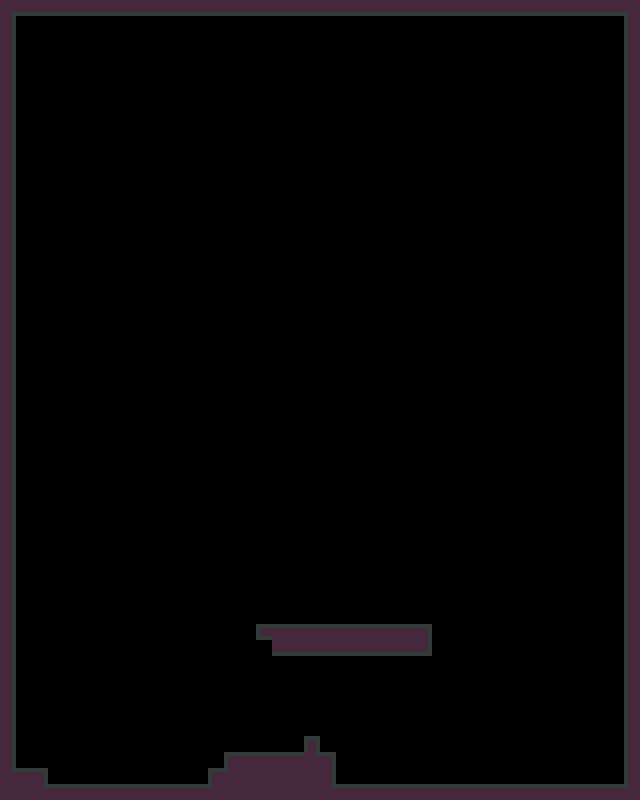

Rendered tile map (Tiled .tmx) drawn with the repository's tilesets; below, a short description and the full map source, tile grids included:
An orthogonal 40x50 tile map with 16x16 px tiles, 1 tile layer (collision).

<map version="1.0" tiledversion="1.1.6" orientation="orthogonal" renderorder="right-down" width="40" height="50" tilewidth="16" tileheight="16" infinite="0" nextobjectid="1">
 <tileset firstgid="1" source="../../assets/tilesets/tileset_001.tsx" />
 <layer name="collision" width="40" height="50">
  <data encoding="csv">
4,18,18,18,18,18,18,18,18,18,18,18,18,18,18,18,18,18,18,18,18,18,18,18,18,18,18,18,18,18,18,18,18,18,18,18,18,18,18,5,
11,0,0,0,0,0,0,0,0,0,0,0,0,0,0,0,0,0,0,0,0,0,0,0,0,0,0,0,0,0,0,0,0,0,0,0,0,0,0,9,
11,0,0,0,0,0,0,0,0,0,0,0,0,0,0,0,0,0,0,0,0,0,0,0,0,0,0,0,0,0,0,0,0,0,0,0,0,0,0,9,
11,0,0,0,0,0,0,0,0,0,0,0,0,0,0,0,0,0,0,0,0,0,0,0,0,0,0,0,0,0,0,0,0,0,0,0,0,0,0,9,
11,0,0,0,0,0,0,0,0,0,0,0,0,0,0,0,0,0,0,0,0,0,0,0,0,0,0,0,0,0,0,0,0,0,0,0,0,0,0,9,
11,0,0,0,0,0,0,0,0,0,0,0,0,0,0,0,0,0,0,0,0,0,0,0,0,0,0,0,0,0,0,0,0,0,0,0,0,0,0,9,
11,0,0,0,0,0,0,0,0,0,0,0,0,0,0,0,0,0,0,0,0,0,0,0,0,0,0,0,0,0,0,0,0,0,0,0,0,0,0,9,
11,0,0,0,0,0,0,0,0,0,0,0,0,0,0,0,0,0,0,0,0,0,0,0,0,0,0,0,0,0,0,0,0,0,0,0,0,0,0,9,
11,0,0,0,0,0,0,0,0,0,0,0,0,0,0,0,0,0,0,0,0,0,0,0,0,0,0,0,0,0,0,0,0,0,0,0,0,0,0,9,
11,0,0,0,0,0,0,0,0,0,0,0,0,0,0,0,0,0,0,0,0,0,0,0,0,0,0,0,0,0,0,0,0,0,0,0,0,0,0,9,
11,0,0,0,0,0,0,0,0,0,0,0,0,0,0,0,0,0,0,0,0,0,0,0,0,0,0,0,0,0,0,0,0,0,0,0,0,0,0,9,
11,0,0,0,0,0,0,0,0,0,0,0,0,0,0,0,0,0,0,0,0,0,0,0,0,0,0,0,0,0,0,0,0,0,0,0,0,0,0,9,
11,0,0,0,0,0,0,0,0,0,0,0,0,0,0,0,0,0,0,0,0,0,0,0,0,0,0,0,0,0,0,0,0,0,0,0,0,0,0,9,
11,0,0,0,0,0,0,0,0,0,0,0,0,0,0,0,0,0,0,0,0,0,0,0,0,0,0,0,0,0,0,0,0,0,0,0,0,0,0,9,
11,0,0,0,0,0,0,0,0,0,0,0,0,0,0,0,0,0,0,0,0,0,0,0,0,0,0,0,0,0,0,0,0,0,0,0,0,0,0,9,
11,0,0,0,0,0,0,0,0,0,0,0,0,0,0,0,0,0,0,0,0,0,0,0,0,0,0,0,0,0,0,0,0,0,0,0,0,0,0,9,
11,0,0,0,0,0,0,0,0,0,0,0,0,0,0,0,0,0,0,0,0,0,0,0,0,0,0,0,0,0,0,0,0,0,0,0,0,0,0,9,
11,0,0,0,0,0,0,0,0,0,0,0,0,0,0,0,0,0,0,0,0,0,0,0,0,0,0,0,0,0,0,0,0,0,0,0,0,0,0,9,
11,0,0,0,0,0,0,0,0,0,0,0,0,0,0,0,0,0,0,0,0,0,0,0,0,0,0,0,0,0,0,0,0,0,0,0,0,0,0,9,
11,0,0,0,0,0,0,0,0,0,0,0,0,0,0,0,0,0,0,0,0,0,0,0,0,0,0,0,0,0,0,0,0,0,0,0,0,0,0,9,
11,0,0,0,0,0,0,0,0,0,0,0,0,0,0,0,0,0,0,0,0,0,0,0,0,0,0,0,0,0,0,0,0,0,0,0,0,0,0,9,
11,0,0,0,0,0,0,0,0,0,0,0,0,0,0,0,0,0,0,0,0,0,0,0,0,0,0,0,0,0,0,0,0,0,0,0,0,0,0,9,
11,0,0,0,0,0,0,0,0,0,0,0,0,0,0,0,0,0,0,0,0,0,0,0,0,0,0,0,0,0,0,0,0,0,0,0,0,0,0,9,
11,0,0,0,0,0,0,0,0,0,0,0,0,0,0,0,0,0,0,0,0,0,0,0,0,0,0,0,0,0,0,0,0,0,0,0,0,0,0,9,
11,0,0,0,0,0,0,0,0,0,0,0,0,0,0,0,0,0,0,0,0,0,0,0,0,0,0,0,0,0,0,0,0,0,0,0,0,0,0,9,
11,0,0,0,0,0,0,0,0,0,0,0,0,0,0,0,0,0,0,0,0,0,0,0,0,0,0,0,0,0,0,0,0,0,0,0,0,0,0,9,
11,0,0,0,0,0,0,0,0,0,0,0,0,0,0,0,0,0,0,0,0,0,0,0,0,0,0,0,0,0,0,0,0,0,0,0,0,0,0,9,
11,0,0,0,0,0,0,0,0,0,0,0,0,0,0,0,0,0,0,0,0,0,0,0,0,0,0,0,0,0,0,0,0,0,0,0,0,0,0,9,
11,0,0,0,0,0,0,0,0,0,0,0,0,0,0,0,0,0,0,0,0,0,0,0,0,0,0,0,0,0,0,0,0,0,0,0,0,0,0,9,
11,0,0,0,0,0,0,0,0,0,0,0,0,0,0,0,0,0,0,0,0,0,0,0,0,0,0,0,0,0,0,0,0,0,0,0,0,0,0,9,
11,0,0,0,0,0,0,0,0,0,0,0,0,0,0,0,0,0,0,0,0,0,0,0,0,0,0,0,0,0,0,0,0,0,0,0,0,0,0,9,
11,0,0,0,0,0,0,0,0,0,0,0,0,0,0,0,0,0,0,0,0,0,0,0,0,0,0,0,0,0,0,0,0,0,0,0,0,0,0,9,
11,0,0,0,0,0,0,0,0,0,0,0,0,0,0,0,0,0,0,0,0,0,0,0,0,0,0,0,0,0,0,0,0,0,0,0,0,0,0,9,
11,0,0,0,0,0,0,0,0,0,0,0,0,0,0,0,0,0,0,0,0,0,0,0,0,0,0,0,0,0,0,0,0,0,0,0,0,0,0,9,
11,0,0,0,0,0,0,0,0,0,0,0,0,0,0,0,0,0,0,0,0,0,0,0,0,0,0,0,0,0,0,0,0,0,0,0,0,0,0,9,
11,0,0,0,0,0,0,0,0,0,0,0,0,0,0,0,0,0,0,0,0,0,0,0,0,0,0,0,0,0,0,0,0,0,0,0,0,0,0,9,
11,0,0,0,0,0,0,0,0,0,0,0,0,0,0,0,0,0,0,0,0,0,0,0,0,0,0,0,0,0,0,0,0,0,0,0,0,0,0,9,
11,0,0,0,0,0,0,0,0,0,0,0,0,0,0,0,0,0,0,0,0,0,0,0,0,0,0,0,0,0,0,0,0,0,0,0,0,0,0,9,
11,0,0,0,0,0,0,0,0,0,0,0,0,0,0,0,0,0,0,0,0,0,0,0,0,0,0,0,0,0,0,0,0,0,0,0,0,0,0,9,
11,0,0,0,0,0,0,0,0,0,0,0,0,0,0,0,14,2,2,2,2,2,2,2,2,2,3,0,0,0,0,0,0,0,0,0,0,0,0,9,
11,0,0,0,0,0,0,0,0,0,0,0,0,0,0,0,0,18,18,18,18,18,18,18,18,18,19,0,0,0,0,0,0,0,0,0,0,0,0,9,
11,0,0,0,0,0,0,0,0,0,0,0,0,0,0,0,0,0,0,0,0,0,0,0,0,0,0,0,0,0,0,0,0,0,0,0,0,0,0,9,
11,0,0,0,0,0,0,0,0,0,0,0,0,0,0,0,0,0,0,0,0,0,0,0,0,0,0,0,0,0,0,0,0,0,0,0,0,0,0,9,
11,0,0,0,0,0,0,0,0,0,0,0,0,0,0,0,0,0,0,0,0,0,0,0,0,0,0,0,0,0,0,0,0,0,0,0,0,0,0,9,
11,0,0,0,0,0,0,0,0,0,0,0,0,0,0,0,0,0,0,0,0,0,0,0,0,0,0,0,0,0,0,0,0,0,0,0,0,0,0,9,
11,0,0,0,0,0,0,0,0,0,0,0,0,0,0,0,0,0,0,0,0,0,0,0,0,0,0,0,0,0,0,0,0,0,0,0,0,0,0,9,
11,0,0,0,0,0,0,0,0,0,0,0,0,0,0,0,0,0,0,7,0,0,0,0,0,0,0,0,0,0,0,0,0,0,0,0,0,0,0,9,
11,0,0,0,0,0,0,0,0,0,0,0,0,0,1,2,2,2,2,12,3,0,0,0,0,0,0,0,0,0,0,0,0,0,0,0,0,0,0,9,
12,2,3,0,0,0,0,0,0,0,0,0,0,1,13,10,10,10,10,10,11,0,0,0,0,0,0,0,0,0,0,0,0,0,0,0,0,0,0,9,
10,10,12,2,2,2,2,2,2,2,2,2,2,13,10,10,10,10,10,10,12,2,2,2,2,2,2,2,2,2,2,2,2,2,2,2,2,2,2,13
</data>
 </layer>
</map>
